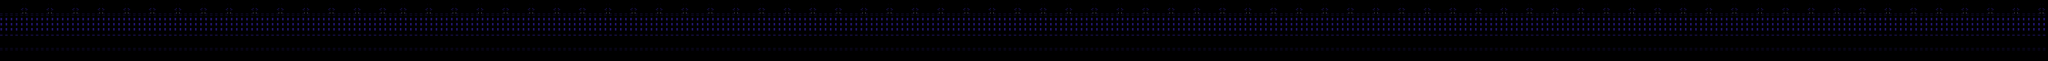

Tiled map render using the project's own tile images. Description and the map definition, with tile-layer contents summarised, below:
An orthogonal 400x12 tile map with 40x40 px tiles, 3 tile layers (Tile Layer 1, tallies, Tile Layer 3) and 6 objects (2x script, leftmark, spawn).

<map version="1.10" tiledversion="1.11.0" orientation="orthogonal" renderorder="right-down" width="400" height="12" tilewidth="40" tileheight="40" infinite="0" nextlayerid="7" nextobjectid="9">
 <editorsettings>
  <export target="everhall.lua" format="lua" />
 </editorsettings>
 <tileset firstgid="1" source="../../../tilesets/devroom.tsx" />
 <layer id="1" name="Tile Layer 1" width="400" height="12">
  <data>[4800 cells, 4800 non-empty, 6 distinct tile ids]</data>
 </layer>
 <layer id="5" name="tallies" width="400" height="12">
  <data>[4800 cells, 1200 non-empty, 1 distinct tile ids]</data>
 </layer>
 <objectgroup color="#0000ff" id="2" name="collision">
  <object id="7" x="0" y="360" width="16000" height="40" />
  <object id="8" x="0" y="240" width="16000" height="40" />
 </objectgroup>
 <objectgroup color="#ff00ff" id="3" name="objects">
  <properties>
   <property name="music" value="none" />
  </properties>
  <object id="2" name="script" x="16000" y="280" width="40" height="80">
   <properties>
    <property name="cutscene" value="everhall.progress" />
    <property name="once" type="bool" value="false" />
   </properties>
  </object>
  <object id="5" name="script" x="-40" y="280" width="40" height="80">
   <properties>
    <property name="cutscene" value="everhall.exits" />
    <property name="once" type="bool" value="false" />
   </properties>
  </object>
 </objectgroup>
 <objectgroup color="#7f00ff" id="4" name="markers">
  <object id="3" name="leftmark" x="40" y="320">
   <point />
  </object>
  <object id="6" name="spawn" x="40" y="320">
   <point />
  </object>
 </objectgroup>
 <layer id="6" name="Tile Layer 3" width="400" height="12" parallaxx="0.75">
  <data>[4800 cells, 480 non-empty, 6 distinct tile ids]</data>
 </layer>
</map>